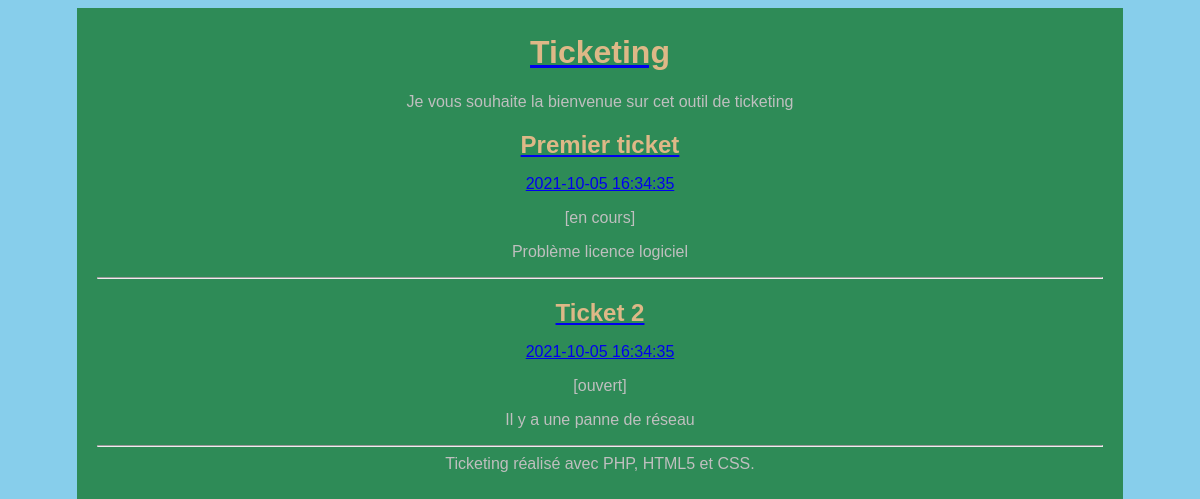
The page / on the database its author committed.
### tables this page shows
CREATE TABLE `T_ticket` (
  `TIC_ID` int(11) NOT NULL AUTO_INCREMENT,
  `TIC_DATE` datetime NOT NULL,
  `TIC_TITRE` varchar(100) NOT NULL,
  `TIC_CONTENU` varchar(400) NOT NULL,
  `URG_ID` int(11) NOT NULL,
  `ETAT_ID` int(11) NOT NULL,
  PRIMARY KEY (`TIC_ID`),
  KEY `ETAT_ID` (`ETAT_ID`),
  KEY `URG_ID` (`URG_ID`),
  CONSTRAINT `T_ticket_ibfk_2` FOREIGN KEY (`URG_ID`) REFERENCES `T_URGENCES` (`URG_ID`),
  CONSTRAINT `T_ticket_ibfk_3` FOREIGN KEY (`ETAT_ID`) REFERENCES `T_ETAT` (`ETAT_ID`)
);

CREATE TABLE `T_ETAT` (
  `ETAT_ID` int(11) NOT NULL AUTO_INCREMENT,
  `ETAT_LIB` varchar(33) NOT NULL,
  PRIMARY KEY (`ETAT_ID`)
);

### Controleur/ControleurAccueil.php (called while the page is built)
<?php
require_once 'Modele/ticket.php';
require_once 'Vue/Vue.php';
class ControleurAccueil {
    private $ticket;
    public function __construct() {
        $this->ticket = new ticket();
    }
    public function accueil() {
        $tickets = $this->ticket->gettickets();
        $vue = new Vue("Accueil");
        $vue->generer(array('tickets' => $tickets));
    }
}

### Modele/ticket.php (called while the page is built, shortened)
<?php
require_once 'Modele/Modele.php';
class ticket extends Modele {
    public function gettickets() {
        $sql = 'select TIC_ID as id,TIC_DATE as date,TIC_TITRE as titre, TIC_CONTENU as contenu, ETAT_LIB as lib
        from T_ticket,T_ETAT
        where T_ticket.ETAT_ID=T_ETAT.ETAT_ID';
        $tickets = $this->executerRequete($sql);
        return $tickets;
    }
}

### Modele/Modele.php (called while the page is built)
<?php
abstract class Modele {
    private $bdd;
    protected function executerRequete($sql, $params = null) {
        if ($params == null) {
            $resultat = $this->getBdd()->query($sql);
        }
        else {
            $resultat = $this->getBdd()->prepare($sql);
            $resultat->execute($params);
        }
        return $resultat;
    }
    private function getBdd() {
        if ($this->bdd == null) {
            $this->bdd = new PDO('mysql:host=localhost;dbname=monblog;charset=utf8',
                    'hugo', 'hugo',
                    array(PDO::ATTR_ERRMODE => PDO::ERRMODE_EXCEPTION));
        }
        return $this->bdd;
    }
}

### index.php (called while the page is built)
<?php
require 'Controleur/Routeur.php';
$routeur = new Routeur();
$routeur->routerRequete();

### Vue/vueAccueil.php (the view)
<?php $this->titre = "Ticketing"; ?>
<?php foreach ($tickets as $ticket):
    ?>
    <article>
        <header>
            <a href="<?= "index.php?action=ticket&id=" . $ticket['id'] ?>">
                <h1 class="titreticket"><?= $ticket['titre'] ?></h1>
                <p><?= $ticket['date'] ?></p>
            </a>
            <p><?= $ticket['lib'] ?></p>
        </header>
        <p><?= $ticket['contenu'] ?></p>
    </article>
    <hr />
<?php endforeach; ?>

### Vue/gabarit.php (shortened to what this page needs)
<!doctype html>
<html lang="fr">
    <head>
        <link rel="stylesheet" href="Contenu/Style.css" />
    </head>
    <body>
        <div id="global">
            <header>
                <a href="index.php"><h1 id="titreBlog">Ticketing</h1></a>
                <p>Je vous souhaite la bienvenue sur cet outil de ticketing</p>
            </header>
            <div id="contenu">
                <?= $contenu ?>
            <footer id="piedBlog">
                Ticketing réalisé avec PHP, HTML5 et CSS.
            </footer>
        </div>
    </body>
</html>

### Controleur/Routeur.php (shortened to what this page needs)
<?php
require_once 'Controleur/ControleurAccueil.php';
require_once 'Vue/Vue.php';
class Routeur {
    private $ctrlAccueil;
    private $ctrlticket;
    public function __construct() {
        $this->ctrlAccueil = new ControleurAccueil();
        $this->ctrlticket = new Controleurticket();
    }
    public function routerRequete() {
        try {
            if (isset($_GET['action'])) {
                if ($_GET['action'] == 'ticket') {
                    $idticket = intval($this->getParametre($_GET, 'id'));
                    if ($idticket != 0) {
                        $this->ctrlticket->ticket($idticket);
                    }
                    else
                        throw new Exception("Identifiant de ticket non valide");
                }
                else if ($_GET['action'] == 'commenter') {
                    $auteur = $this->getParametre($_POST, 'auteur');
                    $contenu = $this->getParametre($_POST, 'contenu');
                    $idticket = $this->getParametre($_POST, 'id');
                    $this->ctrlticket->commenter($auteur, $contenu, $idticket);
                }
                else
                    throw new Exception("Action non valide");
            }
            else {
                $this->ctrlAccueil->accueil();
            }
        }
        catch (Exception $e) {
            $this->erreur($e->getMessage());
        }
    }
}

### Vue/Vue.php (shortened to what this page needs)
<?php
class Vue {
    private $fichier;
    private $titre;
    public function __construct($action) {
        $this->fichier = "Vue/vue" . $action . ".php";
    }
    public function generer($donnees) {
        $contenu = $this->genererFichier($this->fichier, $donnees);
        $vue = $this->genererFichier('Vue/gabarit.php',
                array('titre' => $this->titre, 'contenu' => $contenu, 'lib' => $lib));
        echo $vue;
    }
    private function genererFichier($fichier, $donnees) {
        if (file_exists($fichier)) {
            extract($donnees);
            require $fichier;
            return ob_get_clean();
        }
        else {
            throw new Exception("Fichier '$fichier' introuvable");
        }
    }
}

### Contenu/Style.css (style rules this page uses)
html, body { height: 100%; }
body { color: #bfbfbf; background: skyblue; font-family: 'Futura-Medium', 'Futura', 'Trebuchet MS', sans-serif; }
h1 { color: burlywood; }
.titreticket { margin-bottom : 0px; }
#global { min-height: 100%; background: seagreen; width: 85%; margin: auto; text-align: center; padding: 5px 20px; }
#contenu { margin-bottom : 30px; }
#titreBlog, #piedBlog { text-align: center; }

### rows shown on the page
t_ticket: TIC_TITRE "Premier ticket", TIC_DATE "2021-10-05 16:34:35", ETAT_ID.ETAT_LIB "[en cours]", TIC_CONTENU "Problème licence logiciel"
t_ticket: TIC_TITRE "Ticket 2", TIC_DATE "2021-10-05 16:34:35", ETAT_ID.ETAT_LIB "[ouvert]", TIC_CONTENU "Il y a une panne de réseau"
